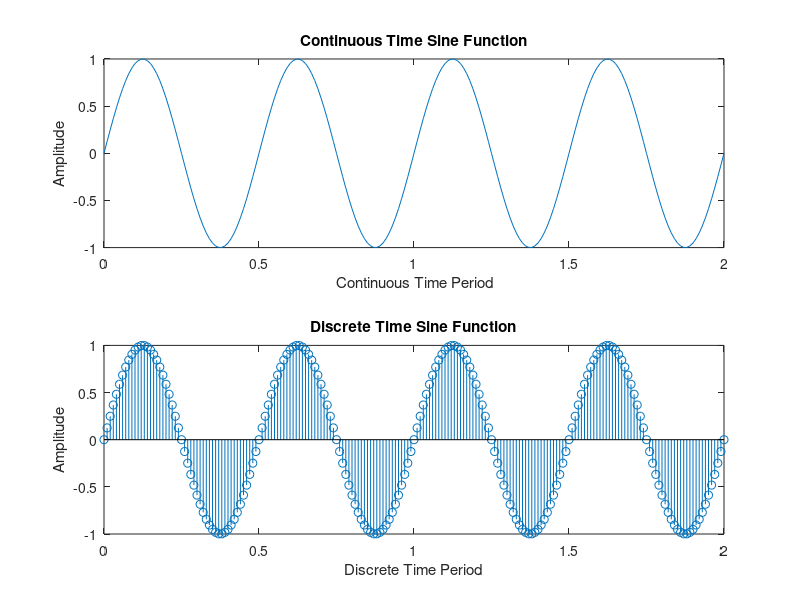

The MATLAB source for this figure:
% continuous sine funtion
%t=-1:0.01:2;
t=0:0.01:2;
f=2;
a=1;
y=a*sin(2*pi*f*t);
subplot(2,1,1);
plot(t,y);
xlabel(' Continuous Time Period');
ylabel('Amplitude');
title('Continuous Time Sine Function');

% discrete sine function
%t1=-1:0.01:2;
t=0:0.01:2;
f=2;
a=1;
y=a*sin(2*pi*f*t);
subplot(2,1,2);
stem(t,y);
xlabel('Discrete Time Period');
ylabel('Amplitude');
title('Discrete Time Sine Function');
